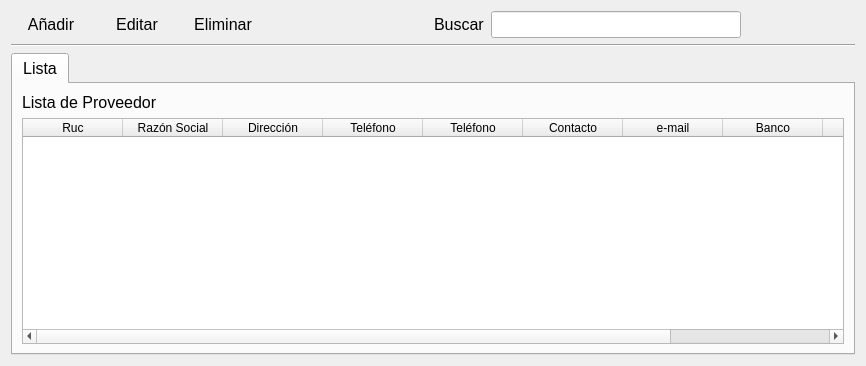
<?xml version="1.0" encoding="UTF-8"?>
<ui version="4.0">
 <class>ui_proveedores</class>
 <widget class="QWidget" name="ui_proveedores">
  <property name="geometry">
   <rect>
    <x>0</x>
    <y>0</y>
    <width>866</width>
    <height>366</height>
   </rect>
  </property>
  <property name="font">
   <font>
    <pointsize>12</pointsize>
   </font>
  </property>
  <property name="windowTitle">
   <string>Form</string>
  </property>
  <layout class="QGridLayout" name="gridLayout">
   <item row="0" column="0">
    <layout class="QVBoxLayout" name="verticalLayout_2">
     <item>
      <layout class="QHBoxLayout" name="horizontalLayout">
       <item>
        <widget class="QPushButton" name="pushButton_add_proveedor">
         <property name="sizePolicy">
          <sizepolicy hsizetype="Fixed" vsizetype="Fixed">
           <horstretch>0</horstretch>
           <verstretch>0</verstretch>
          </sizepolicy>
         </property>
         <property name="text">
          <string>Añadir</string>
         </property>
         <property name="icon">
          <iconset resource="../Icons/Icons.qrc">
           <normaloff>:/Icons/1349716423_sq_plus.png</normaloff>:/Icons/1349716423_sq_plus.png</iconset>
         </property>
         <property name="shortcut">
          <string>Ctrl+N</string>
         </property>
         <property name="flat">
          <bool>true</bool>
         </property>
        </widget>
       </item>
       <item>
        <widget class="QPushButton" name="pushButton_edit_proveedor">
         <property name="sizePolicy">
          <sizepolicy hsizetype="Fixed" vsizetype="Fixed">
           <horstretch>0</horstretch>
           <verstretch>0</verstretch>
          </sizepolicy>
         </property>
         <property name="text">
          <string>Editar</string>
         </property>
         <property name="icon">
          <iconset resource="../Icons/Icons.qrc">
           <normaloff>:/Icons/1349716425_doc_edit.png</normaloff>:/Icons/1349716425_doc_edit.png</iconset>
         </property>
         <property name="shortcut">
          <string>Ctrl+E</string>
         </property>
         <property name="flat">
          <bool>true</bool>
         </property>
        </widget>
       </item>
       <item>
        <widget class="QPushButton" name="pushButton_sup_proveedor">
         <property name="sizePolicy">
          <sizepolicy hsizetype="Fixed" vsizetype="Fixed">
           <horstretch>0</horstretch>
           <verstretch>0</verstretch>
          </sizepolicy>
         </property>
         <property name="text">
          <string>Eliminar</string>
         </property>
         <property name="icon">
          <iconset resource="../Icons/Icons.qrc">
           <normaloff>:/Icons/1349716432_round_minus.png</normaloff>:/Icons/1349716432_round_minus.png</iconset>
         </property>
         <property name="shortcut">
          <string>Del</string>
         </property>
         <property name="flat">
          <bool>true</bool>
         </property>
        </widget>
       </item>
       <item>
        <spacer name="horizontalSpacer_2">
         <property name="orientation">
          <enum>Qt::Horizontal</enum>
         </property>
         <property name="sizeHint" stdset="0">
          <size>
           <width>40</width>
           <height>20</height>
          </size>
         </property>
        </spacer>
       </item>
       <item>
        <widget class="QLabel" name="label_3">
         <property name="text">
          <string>Buscar</string>
         </property>
        </widget>
       </item>
       <item>
        <widget class="QLineEdit" name="lineEdit">
         <property name="minimumSize">
          <size>
           <width>250</width>
           <height>0</height>
          </size>
         </property>
         <property name="maximumSize">
          <size>
           <width>250</width>
           <height>16777215</height>
          </size>
         </property>
        </widget>
       </item>
       <item>
        <widget class="QPushButton" name="pushButton_5">
         <property name="text">
          <string/>
         </property>
         <property name="icon">
          <iconset resource="../Icons/Icons.qrc">
           <normaloff>:/Icons/1349716430_zoom.png</normaloff>:/Icons/1349716430_zoom.png</iconset>
         </property>
         <property name="flat">
          <bool>true</bool>
         </property>
        </widget>
       </item>
       <item>
        <widget class="QPushButton" name="pushButton_6">
         <property name="text">
          <string/>
         </property>
         <property name="icon">
          <iconset resource="../Icons/Icons.qrc">
           <normaloff>:/Icons/1349716435_cog.png</normaloff>:/Icons/1349716435_cog.png</iconset>
         </property>
         <property name="flat">
          <bool>true</bool>
         </property>
        </widget>
       </item>
      </layout>
     </item>
     <item>
      <widget class="Line" name="line">
       <property name="orientation">
        <enum>Qt::Horizontal</enum>
       </property>
      </widget>
     </item>
     <item>
      <widget class="QTabWidget" name="tabWidget">
       <property name="currentIndex">
        <number>0</number>
       </property>
       <widget class="QWidget" name="list">
        <attribute name="title">
         <string>Lista</string>
        </attribute>
        <layout class="QVBoxLayout" name="verticalLayout">
         <item>
          <widget class="QLabel" name="label_2">
           <property name="sizePolicy">
            <sizepolicy hsizetype="Fixed" vsizetype="Preferred">
             <horstretch>0</horstretch>
             <verstretch>0</verstretch>
            </sizepolicy>
           </property>
           <property name="text">
            <string>Lista de Proveedor</string>
           </property>
          </widget>
         </item>
         <item>
          <widget class="QTableWidget" name="tableWidget">
           <column>
            <property name="text">
             <string>Ruc</string>
            </property>
           </column>
           <column>
            <property name="text">
             <string>Razón Social</string>
            </property>
           </column>
           <column>
            <property name="text">
             <string>Dirección</string>
            </property>
           </column>
           <column>
            <property name="text">
             <string>Teléfono</string>
            </property>
           </column>
           <column>
            <property name="text">
             <string>Teléfono</string>
            </property>
           </column>
           <column>
            <property name="text">
             <string>Contacto</string>
            </property>
           </column>
           <column>
            <property name="text">
             <string>e-mail</string>
            </property>
           </column>
           <column>
            <property name="text">
             <string>Banco</string>
            </property>
           </column>
           <column>
            <property name="text">
             <string>Cuenta</string>
            </property>
           </column>
           <column>
            <property name="text">
             <string>Comentario</string>
            </property>
           </column>
          </widget>
         </item>
        </layout>
       </widget>
      </widget>
     </item>
    </layout>
   </item>
  </layout>
 </widget>
 <resources>
  <include location="../Icons/Icons.qrc"/>
 </resources>
 <connections/>
</ui>
